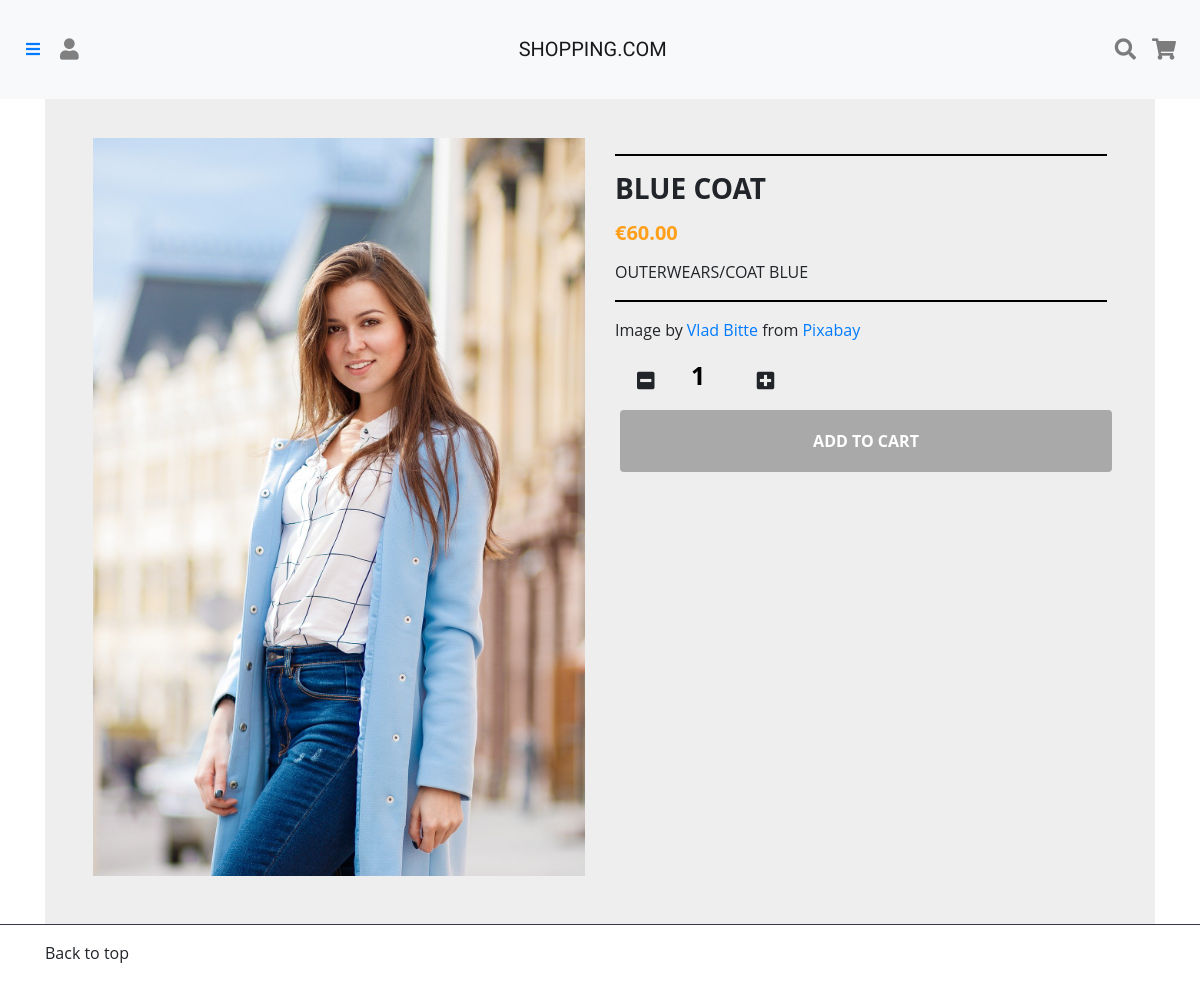
Page /product/viewProduct.php?productNo=1031 on the committed database.
### tables this page shows
CREATE TABLE Product(
p_id INT(6) UNSIGNED AUTO_INCREMENT PRIMARY KEY,
p_name VARCHAR(30) NOT NULL,
p_category VARCHAR(30) NOT NULL,
p_sub VARCHAR(30) NOT NULL,
p_colour VARCHAR(30) NOT NULL,
p_price DECIMAL(5,2) NOT NULL,
p_quantity INT(6) NOT NULL,
p_description VARCHAR(1000)
);

### controller/Product_cont.php (called while the page is built, shortened)
<?php
	include 'Controller.php';
	class Product_Controller extends Controller{
		public function __construct(){
			$this->model= new Product_model();
		}
    	public function productView(){
    		$pid = $_REQUEST['productNo'];
    		$product = $this->model->selectProduct($pid);
    		require_once $_SERVER["DOCUMENT_ROOT"]."/mall/view/header.php";
			require_once $_SERVER["DOCUMENT_ROOT"]."/mall/view/product_detail.php";
			require_once $_SERVER["DOCUMENT_ROOT"]."/mall/view/footer.php";
		}
	}

### product/viewProduct.php (called while the page is built)
<?php
  include $_SERVER["DOCUMENT_ROOT"].'/mall/controller/Product_cont.php';
  include $_SERVER["DOCUMENT_ROOT"].'/mall/model/Product_model.php';
  $controller = new Product_Controller();
  $controller -> productView();
?>

### model/Model.php (called while the page is built, shortened)
<?php
	class Model{
		private $host = 'localhost';
		private $dbuser ='d1234';
		private $dbpwd = '1234';
		private $database = 'mysql';
		public function __construct(){
			$this->pdo = new PDO("mysql:host=$this->host;dbname=$this->database", $this->dbuser, $this->dbpwd);
		}
	}

### model/Product_model.php (called while the page is built, shortened)
<?php
	include 'Model.php';
	class Product_Model extends Model{
		function selectProduct($pid){
			$sql = "SELECT * from product where p_id = '$pid'";
			$stmt = $this->pdo->prepare($sql);
			$stmt->execute();
			return $stmt->fetch();
		}
	}

### view/product_detail.php (the view, shortened to what this page needs)
<main id="main product-main">
	<div class="container">
		<div class="card-detail">
			<div class="container-fliud">
				<div class="wrapper row">
					<div class="preview col-md-6">
						<div class="preview-pic tab-content">
						  	<?php
		            		$image_src = "/mall/public/img/{$product['p_category']}/{$product['p_id']}.jpg";
		        			?>
							<img class="img-detail" src=<?php echo $image_src;?>>
						</div>
					</div>
					<div class="details col-md-6">
						<hr style="width: 100%; color: black; height: 1px; background-color:black;" />
						<h3 class="product-title"><?php echo $product['p_name'];?></h3>
						<h5 class="price"><span>€<?php echo $product['p_price'];?></span></h5>
						<div class="rows">
							<span class="info"><?php echo $product['p_category'];?>/<?php echo $product['p_sub'];?></span>
							<span class="info text-right"><?php echo $product['p_colour'];?></span>
						</div>
						<hr style="width: 100%; color: black; height: 1px; background-color:black;" />
						<p class="product-description"><?php echo $product['p_description'];?></p>
						<div class="row">
				 			<div class="col-md-6 product-qty">
				  				<span class="btn btn-default btn-lg btn-qty minus">
				  					<span class="fas fa-minus-square" aria-hidden="true"></span>
				  				</span>
				  				<input type="number" class="count p-quantity text-center" value="1">
				  				<span class="btn btn-default btn-lg btn-qty plus">
				   					<span class="fas fa-plus-square" aria-hidden="true"></span>
				  				</span>
				  			</div>
			 			</div>
						<div class="action">
							<?php if ((isset($_SESSION['user']))&&($_SESSION['user']=='Admin')):?>
							<?php $id = $product['p_id']; $cat = "'".$product['p_category']."'";?>
				  				<div class="row">
				 					<div class="col-md-12 text-center">
				  						<button class="btn btn-dark btn-block cbutton" onclick="location.href='/mall/product/modifyProduct.php?pid='+<?php echo $id?>">
							   				Modify Product
				  						</button>
				 					</div>
				 				</div>
				 				<div class="row">
				 					<div class="col-md-12 text-center">
				  						<button class="btn btn-dark btn-block cbutton mt-auto" onclick="javascript:deleteObject(<?php echo$cat;?>,<?php echo $id;?>)">
				  							Delete Product
				  						</button>
				 					</div>
				 				</div>
			  				<?php else: ?>
				  				<div class="row">
				 					<div class="col-md-12 text-center">
				 						<?php if (isset($_SESSION['user'])):?>
				  							<button id = "addcart" class="btn addcart btn-dark btn-block cbutton" value="Add to Cart">Add to Cart
				  						<?php else:?>
				  							<button id = "addcart-notlogin" class="btn addcart-notlogin btn-dark btn-block cbutton">Add to Cart
				  						<?php endif;?>
				  						</button>
				 					</div>
				 				</div>
			  				<?php endif?>
						</div>
					</div>
				</div>
			</div>
		</div>
	</div>
</main>

### public/css/styles.css (style rules this page uses)
main { margin-top:5%; }
.count { color: #000; display: inline-block; width:50px; font-size: 25px; font-weight: 700; line-height: 30px; padding: 0 2px; text-align: center; background: transparent; border-top: transparent !important; border-left: transparent !important; border-right: transparent !important; border-bottom: transparent !important; }
span { -webkit-user-select: none; -moz-user-select: none; -ms-user-select: none; }

### public/css/grid.css (style rules this page uses)
.container { display:flex; }
.btn { margin : 5px; }
img { max-width: 100%; }
.preview { display: -webkit-box; display: -webkit-flex; display: -ms-flexbox; display: flex; -webkit-box-orient: vertical; -webkit-box-direction: normal; -webkit-flex-direction: column; -ms-flex-direction: column; flex-direction: column; }
.preview-pic { -webkit-box-flex: 1; -webkit-flex-grow: 1; -ms-flex-positive: 1; flex-grow: 1; }
.tab-content { overflow: hidden; }
.tab-content img { width: 100%; }
.card-detail { margin-top: 30px; background: #eee; padding: 3em; line-height: 1.5em; }
@media screen and (min-width: 997px) { .wrapper { display: -webkit-box; display: -webkit-flex; display: -ms-flexbox; display: flex; } }
.details { display: -webkit-box; display: -webkit-flex; display: -ms-flexbox; display: flex; -webkit-box-orient: vertical; -webkit-box-direction: normal; -webkit-flex-direction: column; -ms-flex-direction: column; flex-direction: column; }
.product-title, .price { text-transform: UPPERCASE; font-weight: bold; }
.info { text-transform: UPPERCASE; }
.checked, .price span { color: #ff9f1a; }
.product-title, .rating, .product-description, .price, .vote, .sizes { margin-bottom: 15px; }
.product-title { margin-top: 0; }
.cbutton, .like { background: #a9a9a9; padding: 1.2em 1.5em; border: none; text-transform: UPPERCASE; font-weight: bold; color: #fff; -webkit-transition: background .3s ease; transition: background .3s ease; }

### rows in the picture
product: p_category+p_id (picture), p_name "BLUE COAT", p_price "60.00", p_category "OUTERWEARS", p_sub "COAT", p_colour "BLUE", p_description "Image by Vlad Bitte from Pixabay"
